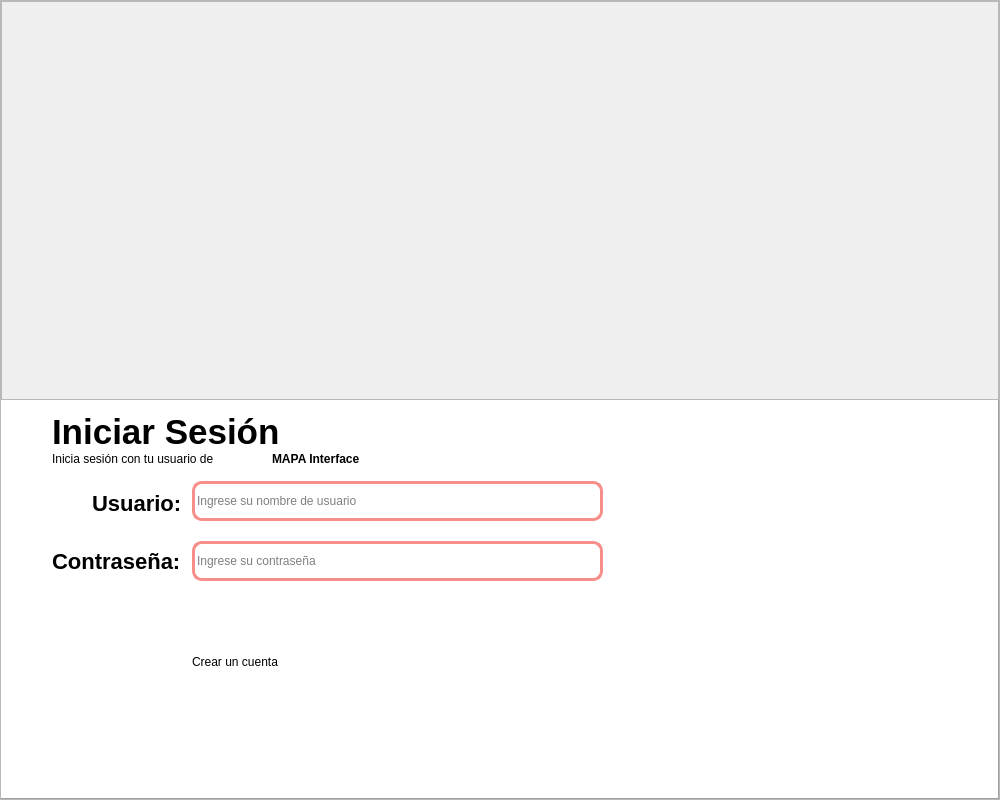
<?xml version="1.0" encoding="UTF-8"?>
<ui version="4.0">
 <class>Login</class>
 <widget class="QMainWindow" name="Login">
  <property name="geometry">
   <rect>
    <x>0</x>
    <y>0</y>
    <width>1000</width>
    <height>800</height>
   </rect>
  </property>
  <property name="minimumSize">
   <size>
    <width>1000</width>
    <height>800</height>
   </size>
  </property>
  <property name="maximumSize">
   <size>
    <width>1000</width>
    <height>800</height>
   </size>
  </property>
  <property name="contextMenuPolicy">
   <enum>Qt::DefaultContextMenu</enum>
  </property>
  <property name="windowTitle">
   <string>Login</string>
  </property>
  <widget class="QWidget" name="widgetcentral">
   <property name="styleSheet">
    <string notr="true">font-family:&quot;Inter&quot;, sans-serif;</string>
   </property>
   <layout class="QHBoxLayout" name="horizontalLayout">
    <property name="spacing">
     <number>0</number>
    </property>
    <property name="leftMargin">
     <number>0</number>
    </property>
    <property name="topMargin">
     <number>0</number>
    </property>
    <property name="rightMargin">
     <number>0</number>
    </property>
    <property name="bottomMargin">
     <number>0</number>
    </property>
    <item>
     <widget class="QFrame" name="Background_Login">
      <property name="frameShape">
       <enum>QFrame::StyledPanel</enum>
      </property>
      <property name="frameShadow">
       <enum>QFrame::Raised</enum>
      </property>
      <layout class="QVBoxLayout" name="verticalLayout">
       <property name="spacing">
        <number>0</number>
       </property>
       <property name="leftMargin">
        <number>0</number>
       </property>
       <property name="topMargin">
        <number>0</number>
       </property>
       <property name="rightMargin">
        <number>0</number>
       </property>
       <property name="bottomMargin">
        <number>0</number>
       </property>
       <item>
        <widget class="QFrame" name="frame_fondo">
         <property name="styleSheet">
          <string notr="true"/>
         </property>
         <property name="frameShape">
          <enum>QFrame::StyledPanel</enum>
         </property>
         <property name="frameShadow">
          <enum>QFrame::Raised</enum>
         </property>
         <layout class="QHBoxLayout" name="horizontalLayout_2">
          <property name="spacing">
           <number>0</number>
          </property>
          <property name="leftMargin">
           <number>0</number>
          </property>
          <property name="topMargin">
           <number>0</number>
          </property>
          <property name="rightMargin">
           <number>0</number>
          </property>
          <property name="bottomMargin">
           <number>0</number>
          </property>
          <item>
           <widget class="QLabel" name="label_6">
            <property name="styleSheet">
             <string notr="true">border-image: url(:/Imagenes/Fondo MAPA.jpeg);</string>
            </property>
            <property name="text">
             <string/>
            </property>
           </widget>
          </item>
         </layout>
        </widget>
       </item>
       <item>
        <widget class="QFrame" name="frame_registrar">
         <property name="styleSheet">
          <string notr="true">font-family:&quot;Inter&quot;, sans-serif;</string>
         </property>
         <property name="frameShape">
          <enum>QFrame::Panel</enum>
         </property>
         <property name="frameShadow">
          <enum>QFrame::Raised</enum>
         </property>
         <layout class="QHBoxLayout" name="horizontalLayout_3">
          <property name="spacing">
           <number>0</number>
          </property>
          <property name="leftMargin">
           <number>0</number>
          </property>
          <property name="topMargin">
           <number>0</number>
          </property>
          <property name="rightMargin">
           <number>0</number>
          </property>
          <property name="bottomMargin">
           <number>0</number>
          </property>
          <item>
           <widget class="QFrame" name="frame_4">
            <property name="minimumSize">
             <size>
              <width>300</width>
              <height>0</height>
             </size>
            </property>
            <property name="styleSheet">
             <string notr="true">background-color: rgb(255, 255, 255);</string>
            </property>
            <property name="frameShape">
             <enum>QFrame::NoFrame</enum>
            </property>
            <property name="frameShadow">
             <enum>QFrame::Raised</enum>
            </property>
            <property name="lineWidth">
             <number>1</number>
            </property>
            <widget class="QLabel" name="label_3">
             <property name="geometry">
              <rect>
               <x>50</x>
               <y>50</y>
               <width>221</width>
               <height>16</height>
              </rect>
             </property>
             <property name="styleSheet">
              <string notr="true"/>
             </property>
             <property name="text">
              <string>Inicia sesión con tu usuario de </string>
             </property>
            </widget>
            <widget class="QLabel" name="label">
             <property name="geometry">
              <rect>
               <x>50</x>
               <y>10</y>
               <width>231</width>
               <height>41</height>
              </rect>
             </property>
             <property name="styleSheet">
              <string notr="true">font-weight:500;
font-size:35px;
</string>
             </property>
             <property name="text">
              <string>Iniciar Sesión</string>
             </property>
            </widget>
            <widget class="QLabel" name="label_4">
             <property name="geometry">
              <rect>
               <x>90</x>
               <y>90</y>
               <width>87</width>
               <height>25</height>
              </rect>
             </property>
             <property name="styleSheet">
              <string notr="true">font-weight:500;
font-size:22px;</string>
             </property>
             <property name="text">
              <string>Usuario:</string>
             </property>
            </widget>
            <widget class="QLineEdit" name="line_Clave">
             <property name="geometry">
              <rect>
               <x>190</x>
               <y>80</y>
               <width>411</width>
               <height>40</height>
              </rect>
             </property>
             <property name="sizePolicy">
              <sizepolicy hsizetype="Expanding" vsizetype="Fixed">
               <horstretch>0</horstretch>
               <verstretch>0</verstretch>
              </sizepolicy>
             </property>
             <property name="layoutDirection">
              <enum>Qt::LeftToRight</enum>
             </property>
             <property name="styleSheet">
              <string notr="true">QLineEdit {
    border: 3px solid rgba(246, 143, 137, 255);
	border-radius:	10%;
	text-align: left;
	font-weight:100;
}</string>
             </property>
             <property name="alignment">
              <set>Qt::AlignLeading|Qt::AlignLeft|Qt::AlignVCenter</set>
             </property>
             <property name="placeholderText">
              <string>Ingrese su nombre de usuario</string>
             </property>
             <property name="cursorMoveStyle">
              <enum>Qt::LogicalMoveStyle</enum>
             </property>
            </widget>
            <widget class="QLabel" name="label_2">
             <property name="geometry">
              <rect>
               <x>50</x>
               <y>130</y>
               <width>141</width>
               <height>61</height>
              </rect>
             </property>
             <property name="styleSheet">
              <string notr="true">font-weight:500;
font-size:22px;</string>
             </property>
             <property name="text">
              <string>Contraseña:</string>
             </property>
            </widget>
            <widget class="QLineEdit" name="line_Usuario">
             <property name="geometry">
              <rect>
               <x>190</x>
               <y>140</y>
               <width>411</width>
               <height>40</height>
              </rect>
             </property>
             <property name="styleSheet">
              <string notr="true">QLineEdit {
    border: 3px solid rgba(246, 143, 137, 255);
	border-radius:10%;
	font-weight:100;
}</string>
             </property>
             <property name="echoMode">
              <enum>QLineEdit::Password</enum>
             </property>
             <property name="alignment">
              <set>Qt::AlignLeading|Qt::AlignLeft|Qt::AlignVCenter</set>
             </property>
             <property name="placeholderText">
              <string>Ingrese su contraseña</string>
             </property>
            </widget>
            <widget class="QLabel" name="lb_crear_Usuario">
             <property name="geometry">
              <rect>
               <x>190</x>
               <y>250</y>
               <width>114</width>
               <height>21</height>
              </rect>
             </property>
             <property name="cursor">
              <cursorShape>PointingHandCursor</cursorShape>
             </property>
             <property name="styleSheet">
              <string notr="true">QLabel:hover {
    color: blue;
}</string>
             </property>
             <property name="text">
              <string>Crear un cuenta</string>
             </property>
            </widget>
            <widget class="QPushButton" name="bt_ingresar">
             <property name="geometry">
              <rect>
               <x>190</x>
               <y>200</y>
               <width>411</width>
               <height>40</height>
              </rect>
             </property>
             <property name="cursor">
              <cursorShape>PointingHandCursor</cursorShape>
             </property>
             <property name="styleSheet">
              <string notr="true">QPushButton{
		background-color: qlineargradient(spread:reflect, x1:0, y1:0, x2:1, y2:0.0170455, stop:0.261364 rgba(246, 143, 137, 			255), stop:1 rgba(128, 74, 70, 255));
		color: rgb(255, 255, 255);
		border-radius:10%;

}

QPushButton:hover{
		background-color: qlineargradient(spread:reflect, x1:0, y1:0, x2:1, y2:0.0170455, stop:0.261364 rgba(200, 90, 90, 			255), stop:1 rgba(155, 90, 100, 255));
}
</string>
             </property>
             <property name="text">
              <string>Ingresar</string>
             </property>
            </widget>
            <widget class="QLabel" name="label_5">
             <property name="geometry">
              <rect>
               <x>270</x>
               <y>50</y>
               <width>131</width>
               <height>16</height>
              </rect>
             </property>
             <property name="styleSheet">
              <string notr="true">font-weight:500;</string>
             </property>
             <property name="text">
              <string>MAPA Interface</string>
             </property>
            </widget>
           </widget>
          </item>
         </layout>
        </widget>
       </item>
      </layout>
     </widget>
    </item>
   </layout>
  </widget>
 </widget>
 <resources>
  <include location="../../Recursos/Recursos.qrc"/>
 </resources>
 <connections/>
</ui>
